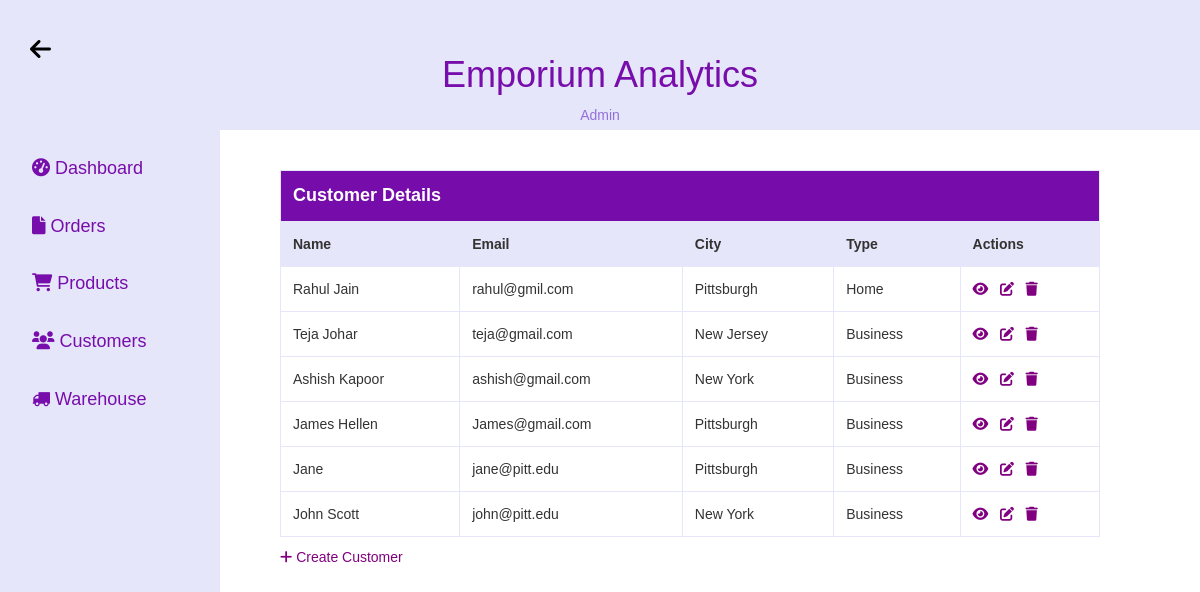
The app's page /customers/ with its own data.
### store/models.py (models this page shows, shortened)
class Customer(models.Model):
    user = models.OneToOneField(User, on_delete=models.CASCADE, null=True, blank=True)
    name = models.CharField(max_length=200, null=True)
    email = models.CharField(max_length=200, null=True)
    city = models.CharField(max_length=200, null=True)
    customer_type = models.TextField(max_length=200, null=True, default=None)

### store/views.py (the view)
# urls.py: path('customers/', views.customer_list, name='customer_list'),
def customer_list(request):
    customers = Customer.objects.all()
    return render(request, 'store/customer_list.html', {'customers': customers})

### store/Templates/store/customer_list.html (shortened to what this page needs)
<!DOCTYPE html>
<html lang="en">
<head>
    <link rel="stylesheet" href="https://cdnjs.cloudflare.com/ajax/libs/font-awesome/6.0.0/css/all.min.css">
    <link rel="stylesheet" href="https://maxcdn.bootstrapcdn.com/font-awesome/4.7.0/css/font-awesome.min.css">
    <link rel="stylesheet" href="https://maxcdn.bootstrapcdn.com/bootstrap/3.3.7/css/bootstrap.min.css">
</head>
<body>
<header>
    <h1><span>Emporium Analytics</span></h1>
    <a href="/" class="back-btn"><i class="fas fa-arrow-left"></i></a>
    <a href="/admin" data-after="Admin" style="color:mediumpurple">Admin</a>
</header>
<div class="sidebar">
    <a href="/dashboard">
        <i class="fas fa-tachometer-alt"></i> Dashboard
    </a>
    <a href="/order_items">
        <i class="fas fa-file"></i> Orders
    </a>
    <a href="/products">
        <i class="fas fa-shopping-cart"></i> Products
    </a>
    <a href="/customers">
        <i class="fas fa-users"></i> Customers
    </a>
    <a href="/warehouses">
        <i class="fa fa-truck"></i> Warehouse
    </a>
</div>
<div class="content">
    <table>
        <thead>
        <tr style="background-color: rgba(116,8,168,0.98); color:white; font-weight: bold; font-size: 18px;">
            <td colspan="5">Customer Details</td>
        </tr>
        <tr>
            <th>Name</th>
            <th>Email</th>
            <th>City</th>
            <th>Type</th>
            <th>Actions</th>
        </tr>
        </thead>
        <tbody>
        {% for customer in customers %}
        <tr>
            <td>{{ customer.name }}</td>
            <td>{{ customer.email }}</td>
            <td>{{ customer.city }}</td>
            <td>{{ customer.customer_type }}</td>
            <td>
                <a href="{% url 'customer_detail' customer_id=customer.id %}" class="icon" style="color:purple"><i class="fas fa-eye"></i></a>&nbsp;&nbsp;
                <a href="{% url 'customer_update' customer_id=customer.id %}" class="icon" style="color:purple"><i class="fas fa-edit"></i></a>&nbsp;&nbsp;
                <a href="{% url 'customer_delete' customer_id=customer.id %}" class="icon" style="color:purple"><i class="fas fa-trash"></i></a>
            </td>
        </tr>
        {% endfor %}
        </tbody>
    </table>
<div style="padding-top: 10px">
    <a href="{% url 'customer_create' %}" class="icon" style="color:purple"><i class="fas fa-plus"></i> Create Customer</a>
</div>
</div>
</body>
</html>

### store/Templates/store/customer_list.html (style rules this page uses)
body { font-family: Arial, sans-serif; margin: 0; padding: 0; display: flex; min-height: 100vh; flex-direction: column; }
table { width: 100%; border-collapse: collapse; margin-top: 10px; }
th, td { border: 1px solid lavender; padding: 12px; text-align: left; }
th { background-color: lavender; }
h1 { font-family: 'Copperplate Gothic Light', sans-serif; text-align: center; margin-top: 50px; }
h1 span { color: rgba(116, 8, 168, 0.98); transition: color 0.3s ease-in-out; }
header { background-color: lavender; border-color: black; color: white; padding: 5px; text-align: center; position: fixed; width: 100%; z-index: 1000; }
.sidebar { width: 220px; background-color: lavender; padding-top: 80px; height: 100%; position: fixed; left: 0; top: 60px; overflow-x: hidden; }
.sidebar a { padding: 16px 16px 16px 32px; text-decoration: none; font-size: 18px; color: rgba(116, 8, 168, 0.98); display: block; }
.content { padding: 100px; margin-left: 180px; display: flex; justify-content: space-between; flex-wrap: wrap; margin-top: 60px; }
.back-btn { position: absolute; top: 50px; left: 20px; transform: translateY(-50%); padding: 10px; background-color: lavender; color: black; border: none; cursor: pointer; }
.back-btn i { font-size: 24px; margin-right: 10px; }

### records on screen
Customer: name "Rahul Jain", email "rahul@gmil.com", city "Pittsburgh", customer_type "Home"
Customer: name "Teja Johar", email "teja@gmail.com", city "New Jersey", customer_type "Business"
Customer: name "Ashish Kapoor", email "ashish@gmail.com", city "New York", customer_type "Business"
Customer: name "James Hellen", email "James@gmail.com", city "Pittsburgh", customer_type "Business"
Customer: name "Jane", email "jane@pitt.edu", city "Pittsburgh", customer_type "Business"
Customer: name "John Scott", email "john@pitt.edu", city "New York", customer_type "Business"
